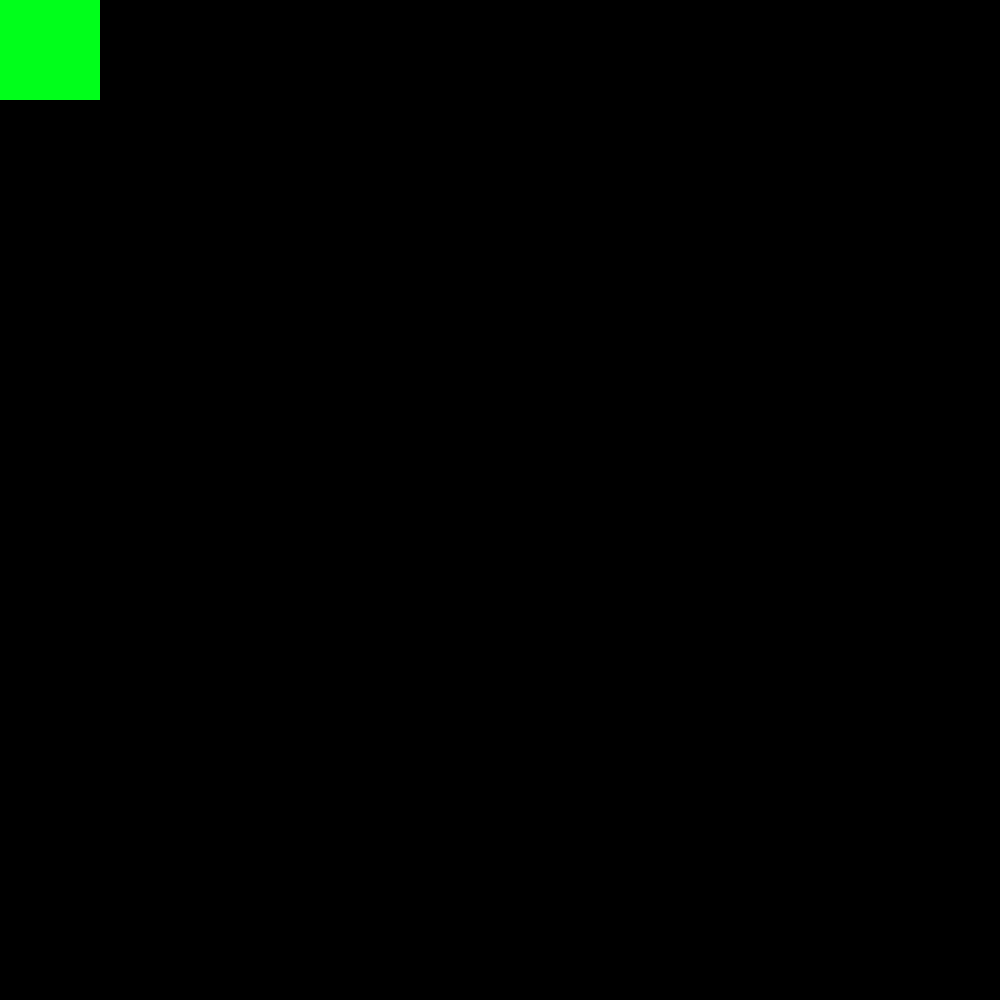
Frame 1 (no input)
Frame 60 (the mouse pressed at the canvas centre just before this capture): identical to frame 1, image omitted
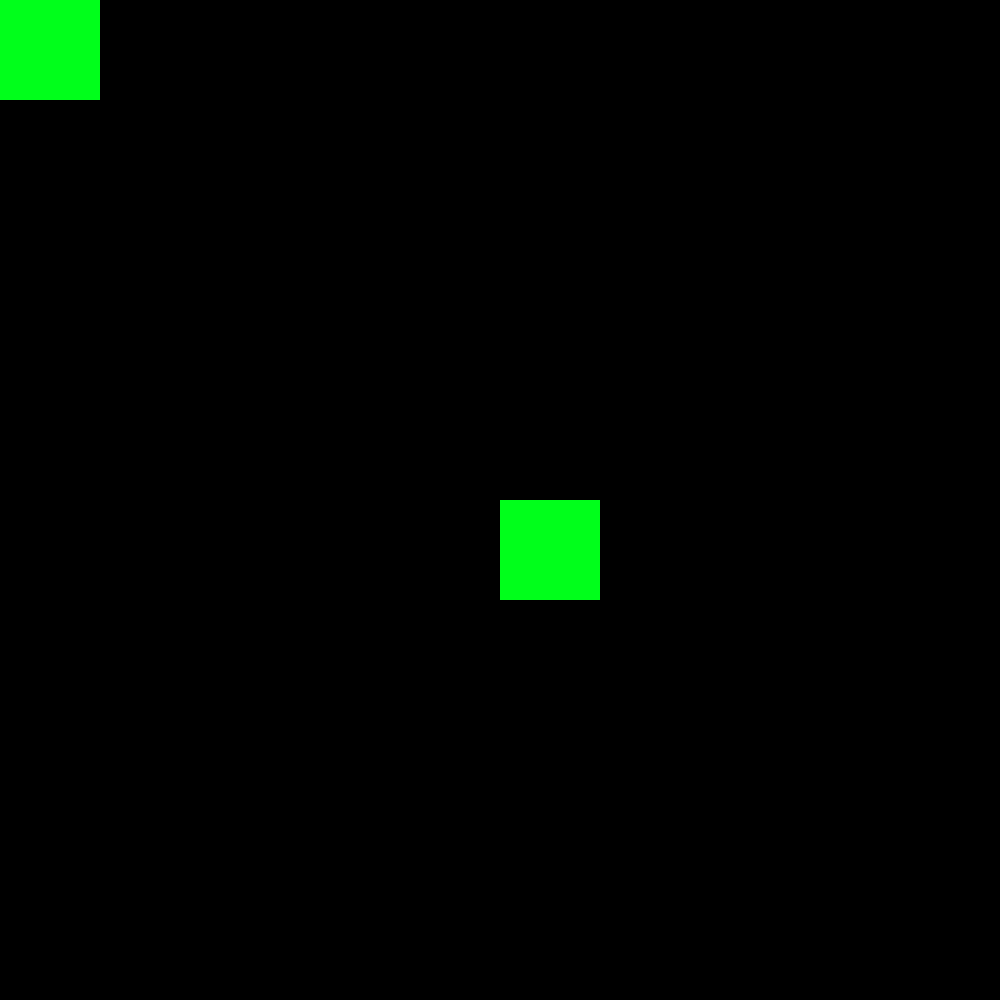
Frame 120 (the mouse held since frame 60 and released just before this capture)

The Processing sketch that drew these frames (run headless with seeded random() and noise(); from frame 60 on, the mouse is pressed at the canvas centre):

// Processing sketch: draw2
// ── draw2.pde
void setup() {
  size(1000, 1000);
  background(0);
  noStroke();
  fill(#00FF1B);
}

void draw() {
  rect(mouseX, mouseY, 100, 100);
}

void keyPressed() {
  // if mouse click, clear the screen
  background(#4B3749);
}
